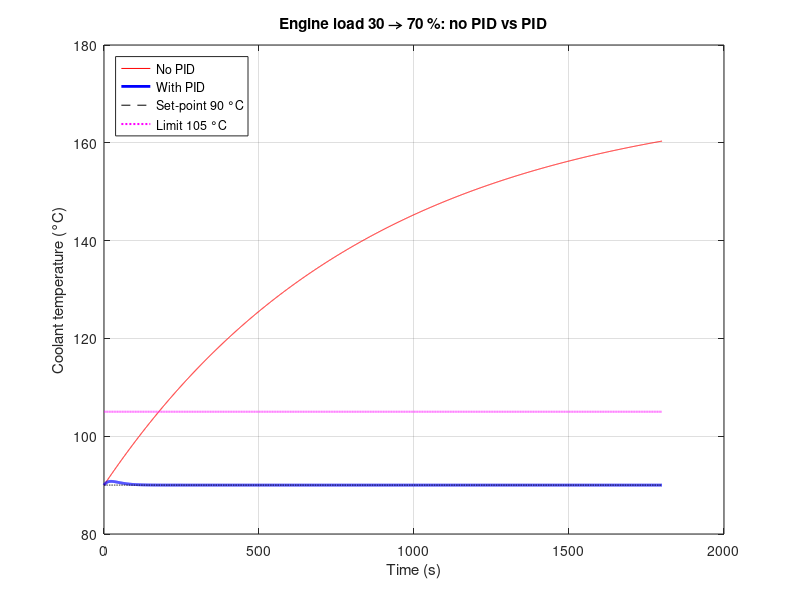
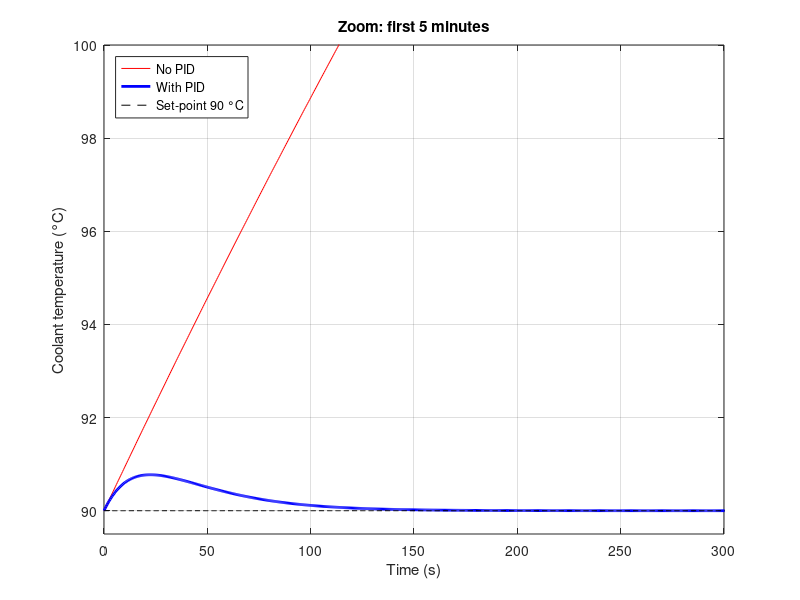

These charts were generated, in order, by the following MATLAB code:
%% PID Temperature Control of a Truck Engine
% How the coolant temperature changes when the engine load goes up,
% first with no controller, then with a PID controller.
% Sushanth Bibi (24BME0501), Ganishk Mohanraj (24BME0500)

clc;
clear;
close all;

%% Plant (values from the references on the last slide)
% Fan path:  fan air flow [kg/s] -> coolant temperature [K]
num = 38.1;
den = conv([851 1],[11.3 1]);   % (851s+1)(11.3s+1)
G = tf(num, den)

% Load path: engine load [%] -> coolant temperature [K]
numd = 2.0;
dend = [851 1];                 % (851s+1)
Gd = tf(numd, dend)

%% PID controller (gains from the SIMC tuning rule)
Kp = 2.48;
Ki = 0.044;
Kd = 22.4;
C = tf(Kp, 1) + tf(Ki, [1 0]) + tf([Kd 0], [0.01 1]);   % Kp + Ki/s + Kd*s

%% Load goes from 30 % to 70 % at t = 0
t = 0:0.5:1800;                 % 30 minutes

% Without PID: load -> temperature = Gd
[T_noPID, t] = step(40*Gd, t);

% With PID: load -> temperature = Gd / (1 + C*G)
D = Gd * feedback(1, C*G);
[T_PID, t] = step(40*D, t);

%% Figure 1: no PID vs PID over 30 minutes
figure;
plot(t, 90 + T_noPID, 'r', t, 90 + T_PID, 'b', 'LineWidth', 2);
hold on;
plot(t, 90*ones(size(t)), 'k--');
plot(t, 105*ones(size(t)), 'm:', 'LineWidth', 1.5);
grid on;
title('Engine load 30 \rightarrow 70 %: no PID vs PID');
xlabel('Time (s)');
ylabel('Coolant temperature (°C)');
legend('No PID', 'With PID', 'Set-point 90 °C', 'Limit 105 °C', 'Location', 'northwest');

%% Figure 2: zoom on the first 5 minutes
figure;
plot(t, 90 + T_noPID, 'r', t, 90 + T_PID, 'b', 'LineWidth', 2);
hold on;
plot(t, 90*ones(size(t)), 'k--');
grid on;
xlim([0 300]);
ylim([89.5 100]);
title('Zoom: first 5 minutes');
xlabel('Time (s)');
ylabel('Coolant temperature (°C)');
legend('No PID', 'With PID', 'Set-point 90 °C', 'Location', 'northwest');

%% Results
disp(['No PID:   temperature after 30 min = ', num2str(90 + T_noPID(end), '%5.1f'), ' °C']);
disp(['With PID: highest temperature      = ', num2str(90 + max(T_PID), '%5.2f'), ' °C']);
disp(['With PID: temperature after 30 min = ', num2str(90 + T_PID(end), '%5.2f'), ' °C']);
poles = pole(feedback(C*G, 1))   % all negative real parts -> stable

% Inference:
% Without a PID, the extra load keeps heating the engine: it passes the
% 105 °C limit after about 3 minutes and keeps rising. With the PID, the temperature rises by less
% than 1 °C and is brought back to exactly 90 °C in about 2 minutes.
